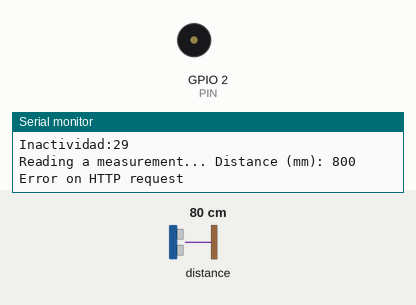
Simulated run of this sketch. Board: ESP32. Shown: buzzer (waves = sounding), the last lines printed to the serial monitor. Inputs (shaded band) come from the test bench; at power-on: distance to the obstacle 80 cm. WiFi joins after 1.5 s; servers stay silent unless stated.

Above: at 2.7 s.
2.8 s: distance to the obstacle set to 11 cm
4.4 s: distance to the obstacle set to 8 cm
At 5.6 s:
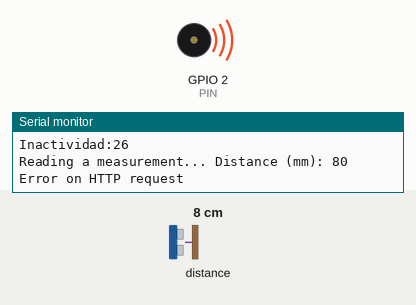
6.7 s: distance to the obstacle set to 250 cm
At 8.3 s:
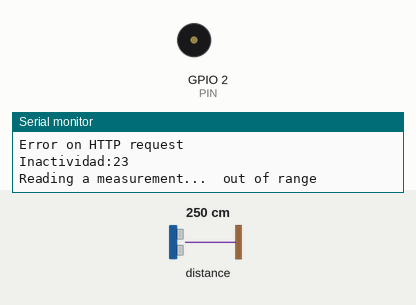
Timing chart, 0 to 33.2 s (numbered marks = the images above; inputs shaded):
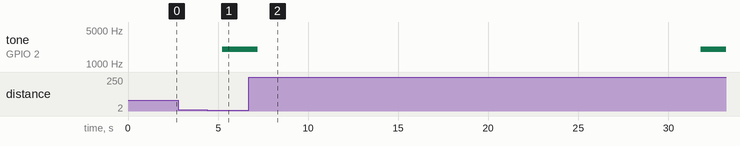

Measured:
- the behaviour switches between 10 and 9 cm on distance to the obstacle (found by bisection; images 0 and 1)
- after the input at 4.4 s, tone on GPIO 2 (PIN): silent → 2000 Hz after 0.84 s
- after the input at 6.7 s, tone on GPIO 2 (PIN): 2000 Hz → silent after 0.51 s, → 2000 Hz 24.6 s later

The sketch:

BASTON.ino
```cpp
#include "Adafruit_VL53L0X.h"
#include <Arduino.h>
#include <WiFi.h>
#include <NTPClient.h>
#include <WiFiUdp.h>
#include "WiFi.h"
#include "esp_wifi.h"
#include <RTClib.h>
#include <HTTPClient.h>

const char* ssid = "yourAP";
const char* password =  "yourPassword";

//const char *ssid     = "MiTelefono";
//const char *password = "123456789";

// Define NTP Client to get time
WiFiUDP ntpUDP;
NTPClient timeClient(ntpUDP, "pool.ntp.org");

int seconds = 0;

Adafruit_VL53L0X lox = Adafruit_VL53L0X();

const int PIN = 2;

DateTime t0;

const int BOTON = 25;
int val;
int sec;


void tone(byte pin, int freq) {
  ledcSetup(0, 2000, 8); // setup beeper
  ledcAttachPin(pin, 0); // attach beeper
  ledcWriteTone(0, freq); // play tone
}

void setup() {

  pinMode(25, INPUT_PULLUP);
  pinMode(BOTON, INPUT);
  pinMode(2, OUTPUT);

  Serial.begin(115200);
  // wait until serial port opens for native USB devices
  while (! Serial) {
    delay(1);
  }
  //Start and test Adafruit VL53L0X
  Serial.println("Adafruit VL53L0X test");
  if (!lox.begin()) {
    Serial.println(F("Failed to boot VL53L0X"));
    while (1);
  }
  Serial.println(F("VL53L0X API Started\n\n"));

  //Initialization of activity time
  DateTime t1 (2020, 12, 31, 0, 0, 0);
  t0 = t1;
  //Connect device to the other ESP32
  Serial.print("Connecting to ");
  Serial.println(ssid);
  WiFi.begin(ssid, password);
  while (WiFi.status() != WL_CONNECTED) {
    delay(500);
    Serial.print(".");
  }
  Serial.println("WiFi connected");
  Serial.println("IP address: ");
  Serial.println(WiFi.localIP());
  //Initialization of seconds counter
  sec = 0;
}


void checkProcess(int measure, int state) {
  if (state != 4) {  //Check if status is not the "out of range value"
    //Print distance in mm
    Serial.print("Distance (mm): "); Serial.println(measure);
    //Do different checks to see if it should tone(2000) or not(0)
    if (measure < 100) {
      tone(2, 2000);
    } else {
      if (t0.second() <= 30) {
        tone(2, 2000);
      } else {
        tone(2, 0);
      }

    }
  } else {
    if (t0.second() <= 30) {
      tone(2, 2000);
    } else {
      tone(2, 0);
    }
    Serial.println(" out of range ");
  }
}

void getButton(){
  //HTTP GET request to the button server
  HTTPClient http;

  http.begin("http://192.168.4.1/button");
  int httpCode = http.GET();
  //Check the answer code
  if (httpCode > 0) {
    String payload = http.getString();
    Serial.print("Valor baston: ");
    Serial.println(payload);
    //Update the button value
    val = payload.toInt();
  }

  else {
    Serial.println("Error on HTTP request");
  }
  //Finish HTTP request
  http.end();
}

void loop() {
  delay(750);
  //Check if button value is HIGH to reset activity time
  if  (val == HIGH) {
    DateTime t2 (2020, 12, 31, 0, 0, 0);
    t0 = t2;
  }

  //Check how many millis have passed since last time and update the activity time
  if ((millis() / 1000) >= (sec + 1)) {
    sec = (millis() / 1000);
    DateTime t1 = t0 - TimeSpan(0, 0, 0, 1);
    t0 = t1;
  }
  //Print the inactivity time
  Serial.print("Inactividad:");
  Serial.println(t0.second()-30);

  //Read distance by sensor
  VL53L0X_RangingMeasurementData_t measure;
  Serial.print("Reading a measurement... ");
  lox.rangingTest(&measure, false);

  //Check the reading and the inactivity time, and tone if it is necessary
  checkProcess(measure.RangeMilliMeter, measure.RangeStatus);

  //Get button value with HTTP request
  getButton();
}
```
